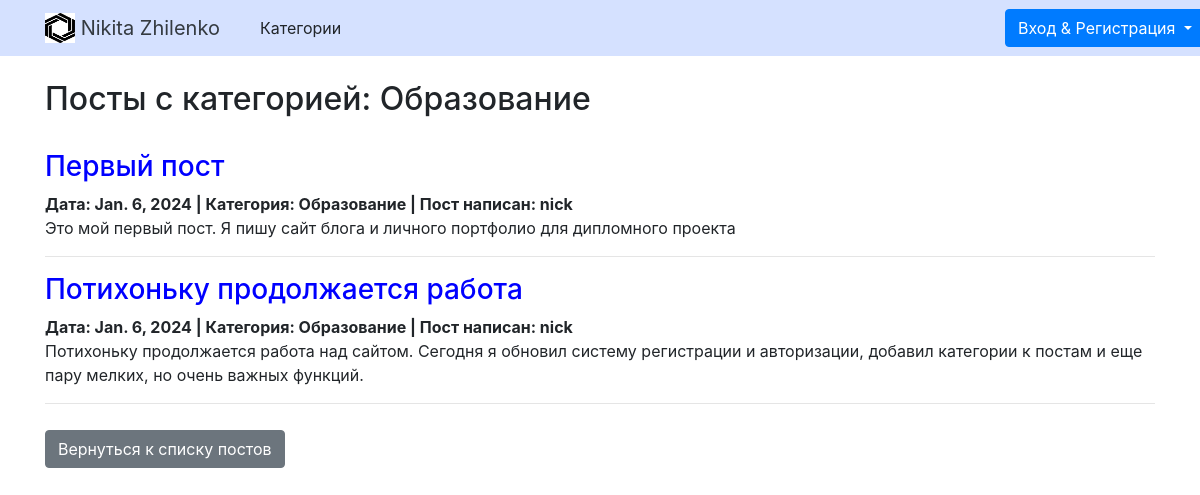
Screenshot of /blog/category/education/ with the database file from the repository.
### blog/models.py (models this page shows, shortened)
class Category(models.Model):
    name = models.CharField(max_length=255)
    def __str__(self):
        return self.name

class Post(models.Model):
    title = models.CharField(max_length=255)
    author = models.ForeignKey(User, on_delete=models.CASCADE)
    body = models.TextField()
    date = models.DateField(auto_now_add=True)
    category = models.ForeignKey(Category, on_delete=models.SET_NULL, null=True)

### blog/views.py (the view)
# urls.py: path('blog/category/<str:ctg>/', category_view, name='category'),
def category_view(request, ctg):
    category = Category.objects.filter(name__iexact=ctg).first()
    if category is None:
        raise Http404("Category not found")
    posts_categories = Post.objects.filter(category=category)
    return render(request, 'blog/categories.html', {'ctg': category, 'posts_categories': posts_categories})

### blog/templatetags/blog_tags.py (called while the page is built)
@register.filter
def translate_category(category):
    return CATEGORY_TRANSLATIONS.get(str(category), str(category))

### blog/templates/blog/categories.html
{% extends 'blog/base.html' %}
{% load blog_tags %}
{% block content %}
{% if posts_categories %}
    <br>
    <h2>Посты с категорией: {{ ctg|translate_category }}</h2>
    <br>
    {% for post in posts_categories %}
        <h3><a href="{% url 'blog:detailed_article' post.pk %}" style="color: #0000ff;">{{ post.title }}</a></h3>
        <strong>Дата: {{ post.date }} | Категория: {{ post.category|translate_category }} | Пост написан: {{ post.author }}</strong>
        <p>{{ post.body|truncatechars:200|safe }}</p>
        <hr>
    {% endfor %}
    <div class="back-link">
      <a class="btn btn-secondary" href="{% url 'blog:all_blogs' %}" style="margin-top: 10px;">Вернуться к списку постов</a>
    </div>
{% else %}
    <h2>Не найдено постов с такой категорией. Попробуйте другую категорию.</h2>
{% endif %}
{% endblock %}

### rows the page displays
Category: name "Образование"
Post: title "Первый пост", date "Jan. 6, 2024", category|translate_category "Образование", author "nick", body "Это мой первый пост. Я пишу сайт блога и личного портфолио для дипломного проекта"
Post: title "Потихоньку продолжается работа", date "Jan. 6, 2024", category|translate_category "Образование", author "nick", body "Потихоньку продолжается работа над сайтом. Сегодня я обновил систему регистрации и авторизации, добавил категории к постам и еще пару мелких, но очень важных функций."
